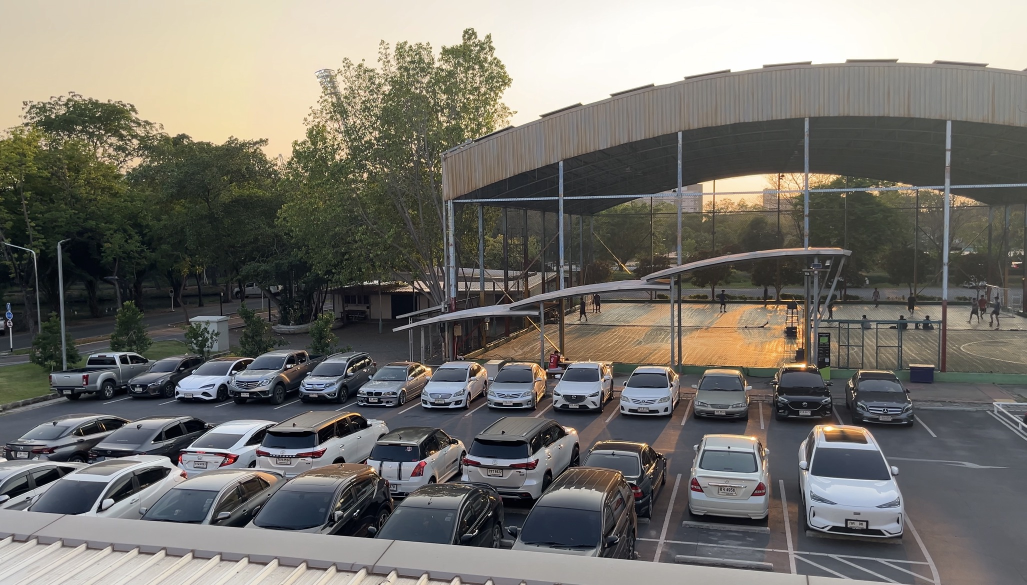
#> input picture Parking_model/ML/IMG_8314.PNG, 2053 x 1170 px (shown at 1/2 size)
$ python polygon.py
#> lines starting #> are read from the running program, lines starting #| are printed output that depends on the picture; after the words box and inside, x2 and y2 are one past the last pixel; in counts of white or black regions, pixels touching at a corner belong together
from pathlib import Path
import json
import sys

import cv2
import numpy as np


BASE_DIR = Path(__file__).resolve().parent
DEFAULT_IMAGE_NAME = "IMG_8314.PNG"
OUTPUT_PATH = BASE_DIR / "slots.json"
TARGET_SIZE = (640, 480)

slots = []
current = []


def resolve_image_path() -> Path:
    if len(sys.argv) > 1:
        candidate = Path(sys.argv[1])
        return candidate if candidate.is_absolute() else BASE_DIR / candidate

    default_image = BASE_DIR / DEFAULT_IMAGE_NAME
    if default_image.exists():
        return default_image

    png_files = sorted(BASE_DIR.glob("*.PNG"))
    if png_files:
        return png_files[0]

    raise FileNotFoundError("No PNG image was found next to polygon.py")


def click(event, x, y, flags, param):
    global current

    if event == cv2.EVENT_LBUTTONDOWN:
        current.append((x, y))
        print(f"Point: {x},{y}")


def main() -> None:
    image_path = resolve_image_path()
    img = cv2.imread(str(image_path))
#> img is the input picture: shape (1170, 2053, 3); mean B, G, R 108.4, 114.5, 117

    if img is None:
        print(f"โหลดรูปไม่ได้: {image_path}")
        raise SystemExit(1)

    img = cv2.resize(img, TARGET_SIZE)
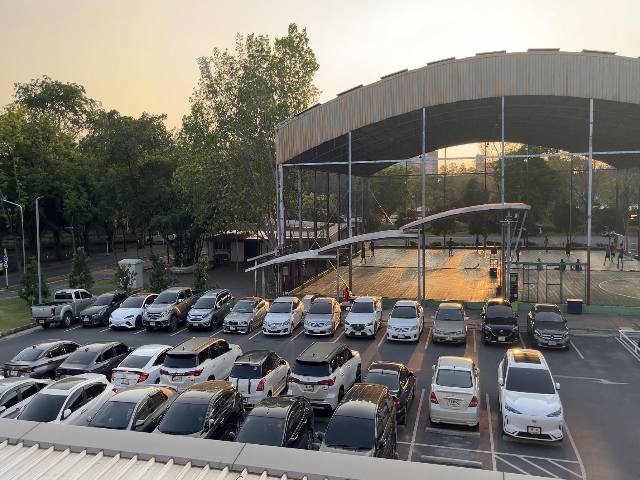
#> img: shape (480, 640, 3); mean B, G, R 108.3, 114.4, 116.9

    cv2.namedWindow("Draw Slots")
    cv2.setMouseCallback("Draw Slots", click)

    while True:
        temp = img.copy()

        for poly in slots:
            pts = np.array(poly, np.int32)
            cv2.polylines(temp, [pts], True, (0, 255, 0), 2)

        if current:
            pts = np.array(current, np.int32)
            cv2.polylines(temp, [pts], False, (255, 0, 0), 2)

            for point in current:
                cv2.circle(temp, point, 4, (0, 0, 255), -1)

        cv2.putText(
            temp,
            "n: new slot | z: undo point | u: undo slot | s: save | esc: exit",
            (10, 20),
            cv2.FONT_HERSHEY_SIMPLEX,
            0.5,
            (255, 255, 255),
            1,
        )
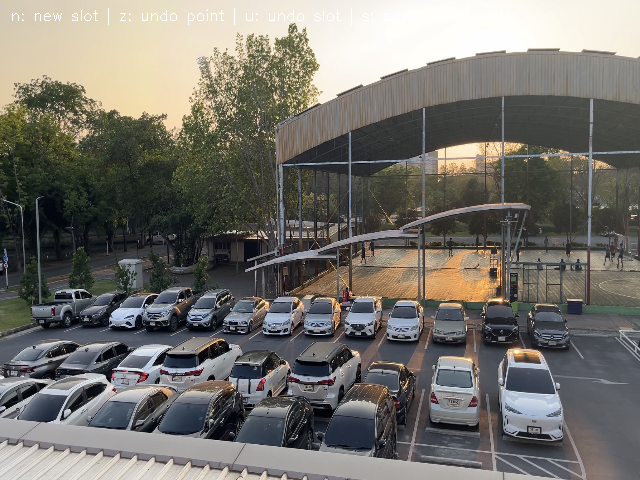
#> temp: shape (480, 640, 3); 0.28% of pixels changed, all inside (x1, y1, x2, y2) = (12, 8, 504, 25)

        cv2.imshow("Draw Slots", temp)
        key = cv2.waitKey(1)
#> (key Esc is pressed here)

        if key == ord("n"):
            if len(current) >= 3:
                slots.append(current.copy())
                current.clear()
                print(f"Saved slot count: {len(slots)}")

        elif key == ord("z"):
            if current:
                current.pop()
                print("Undo point")

        elif key == ord("u"):
            if slots:
                slots.pop()
                print("Undo slot")

        elif key == ord("s"):
            with open(OUTPUT_PATH, "w", encoding="utf-8") as file:
                json.dump(slots, file, ensure_ascii=False)
            print(f"Saved polygons to {OUTPUT_PATH}")

        elif key == 27:
            break

    cv2.destroyAllWindows()


if __name__ == "__main__":
    main()
